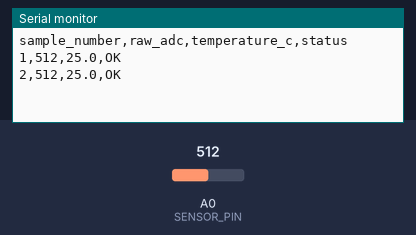
The sketch below on a simulated Arduino Uno, built with avr-gcc and run on an emulated ATmega328P. On the bench: the last lines printed to the serial monitor. Inputs (shaded band) come from the test bench; at power-on: A0 (SENSOR_PIN) = 512.

Above: at 1.8 s.
1.9 s: A0 (SENSOR_PIN) set to 777
At 2.6 s:
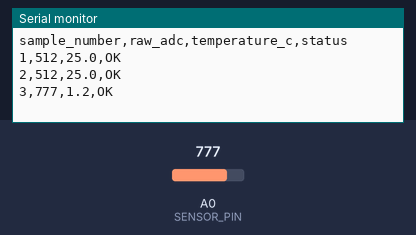
3.4 s: A0 (SENSOR_PIN) set to 796
At 4.8 s:
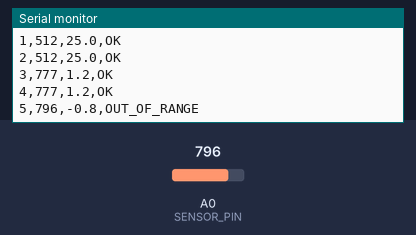
6.5 s: A0 (SENSOR_PIN) set to 1006
At 7.8 s:
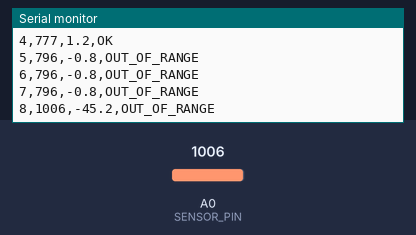
8.0 s: A0 (SENSOR_PIN) set to 1023
At 8.6 s:
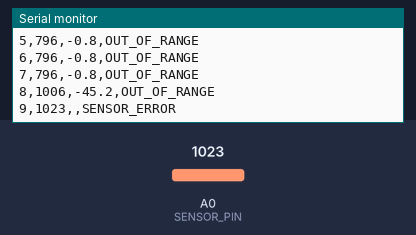

Measured:
- the behaviour switches between 788 and 789 on A0 (SENSOR_PIN) (found by bisection; images 1 and 2)
- the behaviour switches between 1022 and 1023 on A0 (SENSOR_PIN) (found by bisection; images 3 and 4)
- after the input at 1.9 s, the serial monitor: prints a new line after 0.10 s (image 1)
- after the input at 3.4 s, the serial monitor: prints a new line after 0.61 s (image 2)
- after the input at 6.5 s, the serial monitor: prints a new line after 0.51 s (image 3)
- after the input at 8.0 s, the serial monitor: prints a new line at once (image 4)

The sketch:

temperature_sensor.ino
```cpp
// First Readings: Virtual Sensor Reliability Lab
// Reads an NTC temperature sensor on A0 and classifies each reading.

#include <math.h>

const int SENSOR_PIN = A0;
const float BETA = 3950.0;

int sampleCounter = 1;

void setup() {
  Serial.begin(9600);
  Serial.println("sample_number,raw_adc,temperature_c,status");
}

void loop() {
  // The assignment permits a simulated failure when the platform does not
  // naturally provide missing data. Sample 85 represents that condition.
  if (sampleCounter == 85) {
    Serial.print(sampleCounter);
    Serial.println(",,,MISSING");

    sampleCounter++;
    delay(1000);
    return;
  }

  int rawValue = analogRead(SENSOR_PIN);

  // Values at the ADC endpoints cannot be safely converted by the NTC formula.
  if (rawValue <= 0 || rawValue >= 1023) {
    Serial.print(sampleCounter);
    Serial.print(",");
    Serial.print(rawValue);
    Serial.println(",,SENSOR_ERROR");

    sampleCounter++;
    delay(1000);
    return;
  }

  // Convert the 10K NTC reading to degrees Celsius using Beta = 3950.
  float temperatureC =
      1.0 /
      (log(1.0 / (1023.0 / rawValue - 1.0)) / BETA
      + 1.0 / 298.15)
      - 273.15;

  String status;
  if (temperatureC >= 0.0 && temperatureC <= 50.0) {
    status = "OK";
  } else {
    status = "OUT_OF_RANGE";
  }

  Serial.print(sampleCounter);
  Serial.print(",");
  Serial.print(rawValue);
  Serial.print(",");
  Serial.print(temperatureC, 1);
  Serial.print(",");
  Serial.println(status);

  sampleCounter++;
  delay(1000);
}
```
